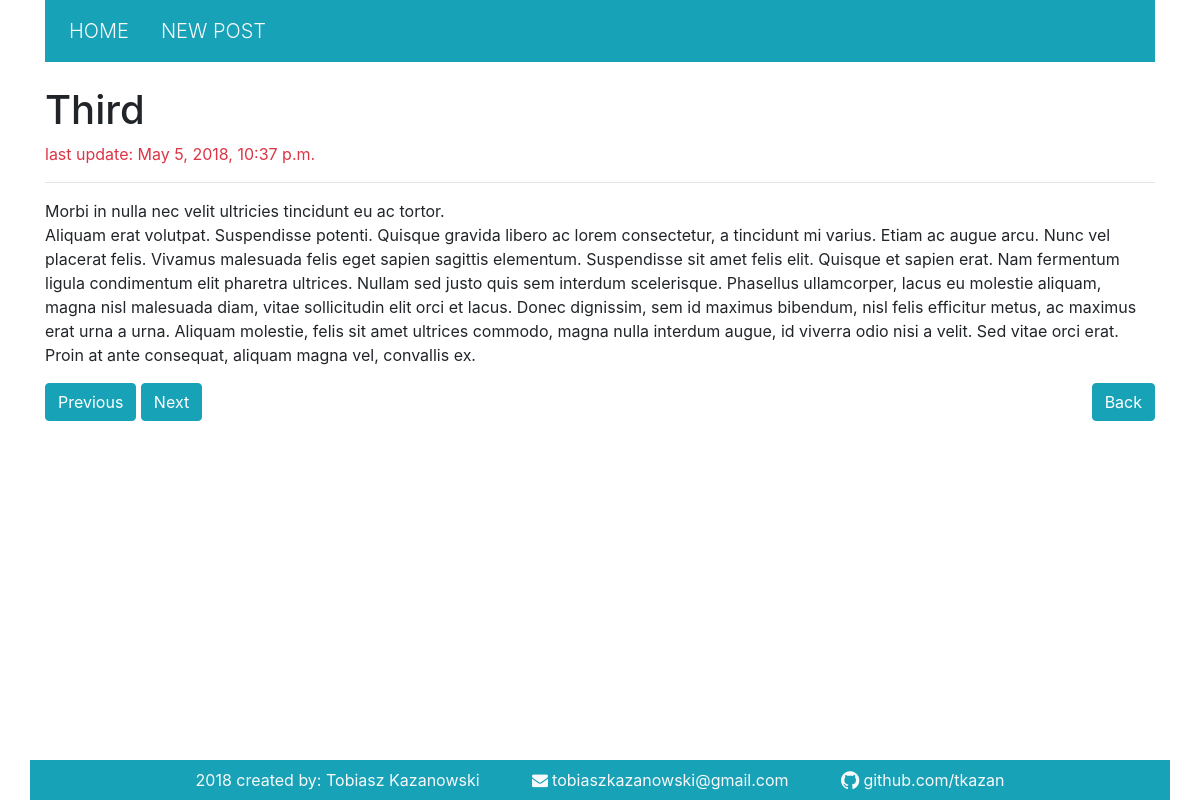
Screenshot of /post/3 with the database file from the repository.
### BlogApp/models.py (models this page shows, shortened)
class Post(models.Model):
    title = models.CharField(max_length=128)
    description = models.TextField()
    created_at = models.DateTimeField(auto_now_add=True)
    updated_at = models.DateTimeField(auto_now=True)

### BlogApp/views.py (the view)
# urls.py: url(r'^post/(?P<id>(\d)+)$', show_post, name='post'),
def show_post(request, id):
    post = get_object_or_404(Post, pk=id)
    ctx = {
        "post": post,
    }
    return render(request, 'post.html', ctx)

### BlogApp/templates/post.html (shortened to what this page needs)
{% extends 'base.html'%}
{% block content %}
    <h1>{{ post.title }}</h1>
    <p class="text-danger">last update: {{ post.updated_at }}</p>
    <hr>
    <p>{{ post.description|safe|linebreaks }}</p>
    <div class="float-left">
        {% if post.get_previous_by_created_at.id %}
        <a href="{% url 'post' post.get_previous_by_created_at.id %}"><button class="btn btn-info">Previous</button></a>
        {% else %}
        <button class="btn btn-danger">Last</button>
        {% endif %}
        {% if post.get_next_by_created_at.id %}
        <a href="{% url 'post' post.get_next_by_created_at.id %}"><button class="btn btn-info">Next</button></a>
        {% else %}
        <button class="btn btn-danger">Last</button>
        {% endif %}
    </div>
    <a href="{% url 'home' %}"><button class="btn btn-info float-right">Back</button></a>
{% endblock %}

### rows the page displays
Post: title "Third", updated_at "May 5, 2018, 10:37 p.m.", description "Morbi in nulla nec velit ultricies tincidunt eu ac tortor. Aliquam erat volutpat. Suspendisse potenti. Quisque gravida libero ac lorem consectetur, a tincidunt mi varius. Etiam ac augue arcu. Nunc vel placerat felis. Vivamus malesuada felis eget sapien sagittis elementum. Suspendisse sit amet felis elit. Quisque et sapien erat. Nam fermentum ligula condimentum elit pharetra ultrices. Nullam sed justo quis sem interdum scelerisque. Phasellus ullamcorper, lacus eu molestie aliquam, magna nisl malesuada diam, vitae sollicitudin elit orci et lacus. Donec dignissim, sem id maximus bibendum, nisl felis efficitur metus, ac maximus erat urna a urna. Aliquam molestie, felis sit amet ultrices…"
